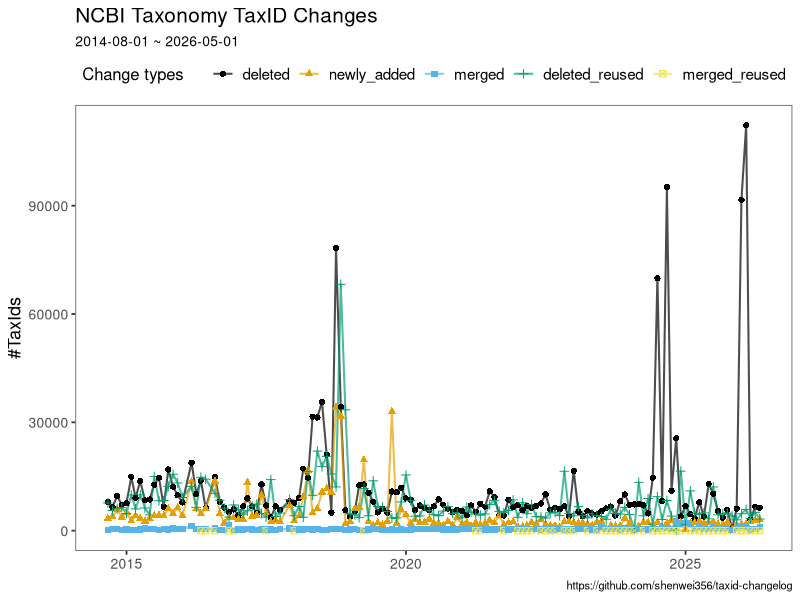

Here is the R script that generated this plot:
#!/usr/bin/env Rscript
library(scales)
library(dplyr)
library(ggplot2)
library(ggthemes)
library(lubridate)

theme1 <- theme(
    panel.border = element_rect(color = "grey40", size = 0.6, fill = NA),
    panel.background = element_blank(),
    panel.grid.major = element_blank(),
    panel.grid.minor = element_blank(),

    legend.position = "top",
    legend.spacing.x = unit(0.4, "cm"),
    legend.text = element_text(size = 11),
    legend.margin = margin(0.1, 0.1, 0.1, 0.1, unit = "cm"),
    legend.title = element_text(size = 12, margin = margin(r = 20)),

    plot.title = element_text(size = 15),
    text = element_text(size = 10),

    axis.text.x = element_text(size = 10),
    axis.text.y = element_text(size = 10),
    axis.ticks.y = element_line(size = 0.6),
    axis.ticks.x = element_line(size = 0.6),
    axis.title = element_text(size = 13),
)

df <- read.csv("changes.g.csv")
df$types <- factor(df$types, levels = unique(df$types), ordered = TRUE)
df$date <- as.Date(parse_date_time(df$version, "%y-%m-%d"))

df <- df %>% filter(!is.na(count)) %>%
    filter(!version %in% c("2014-08-01", "2013-02-21", "2013-05-03", "2014-06-03","2014-07-22"))

p <- ggplot(df, aes(x = date, y = count, color = types, shape = types)) +
  geom_line(size = 0.7, alpha = 0.7) +
  geom_point(aes(shape = types), size = 1.8) +
  scale_color_colorblind() +
  xlab(NULL) +
  ylab("#TaxIds") +
  theme1 +
  labs(title = "NCBI Taxonomy TaxID Changes",
    subtitle = "2014-08-01 ~ 2026-05-01",
    caption = "https://github.com/shenwei356/taxid-changelog",
    color = "Change types",
    shape = "Change types",
  )

ggsave(
  p,
  file = "changes.png",
  width = 12,
  height = 4,
  dpi = 300
)
